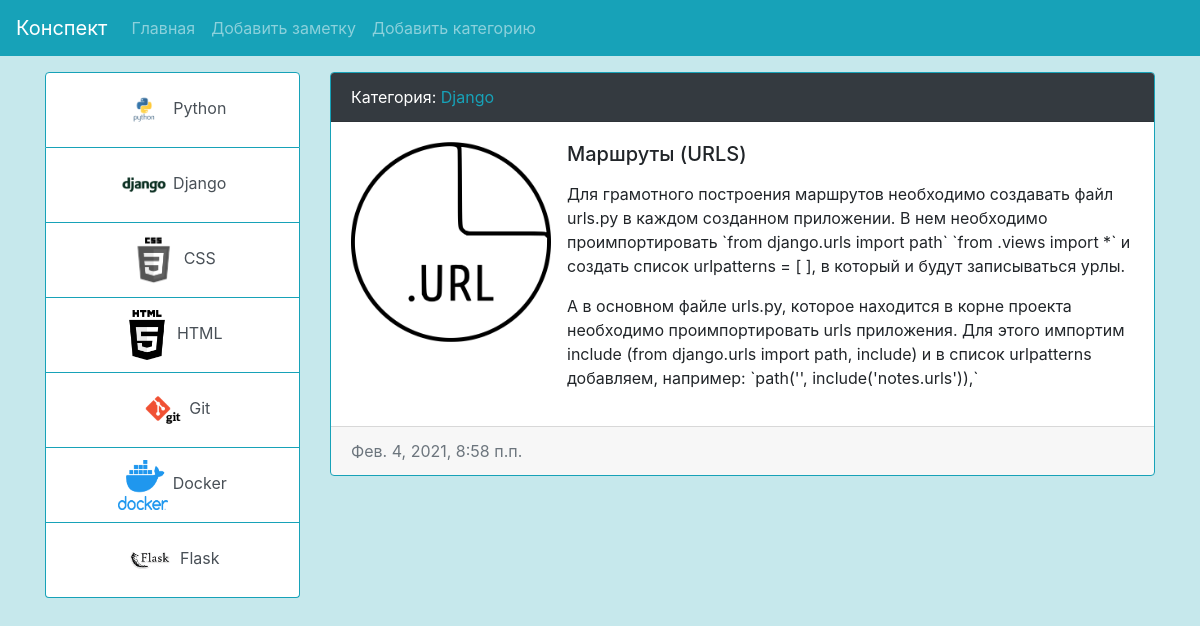
The app's page /note/2 with its own data.
### notes/models.py (models this page shows, shortened)
class CategoryModel(models.Model):
    title = models.CharField(max_length=150,
                             verbose_name='Категория',
                             db_index=True)
    photo = models.ImageField(upload_to='category_photos/%Y/%m/%d/',
                              verbose_name='Фото_категории',
                              blank=True)
    def get_absolute_url(self):
        return reverse('view_category', kwargs={'category_id': self.pk})
    def __str__(self):
        return self.title
    class Meta:
        verbose_name = 'Категория'
        verbose_name_plural = 'Категории'

class NoteModel(models.Model):
    note_title = models.CharField(max_length=150,
                                  db_index=True,
                                  verbose_name='Заголовок')
    note_content = models.TextField(blank=True,
                                    verbose_name='Контент')
    created_at = models.DateTimeField(auto_now_add=True,
                                      verbose_name='Дата создания')
    updated_at = models.DateTimeField(auto_now=True,
                                      verbose_name="Обновлено")
    note_photo = models.ImageField(upload_to='note_photos/%Y/%m/%d/',
                                   verbose_name="Фото_заметки",
                                   blank=True)
    is_published = models.BooleanField(default=True,
                                       verbose_name="Опубликовано")
    category = models.ForeignKey("CategoryModel",
                                 on_delete=models.PROTECT,
                                 verbose_name='Категория')
    class Meta:
        verbose_name = 'Заметка'
        verbose_name_plural = 'Заметки'
        ordering = ['-created_at', 'note_title']

### notes/views.py (the view)
# urls.py: path('note/<int:note_id>', view_note, name='view_note'),
def view_note(request, note_id):
    one_note = get_object_or_404(NoteModel, pk=note_id)
    context = {
        'one_note': one_note
    }
    return render(request,
                  template_name='notes/note.html',
                  context=context)

### notes/templatetags/notes_tags.py (called while the page is built)
@register.inclusion_tag('notes/list_categories.html')
def show_categories():
    categories = CategoryModel.objects.all()
    return {'categories': categories}

### notes/templates/notes/note.html (shortened to what this page needs)
{% extends 'base.html' %}
{% block sidebar %}
    {% include 'include_templates/_sidebar.html' %}
{% endblock %}
{% block content %}
    <div class="card mb-3 card border-info">
                    <div class="card-header text-white bg-dark">
                        Категория: <a href="{{ one_note.category.get_absolute_url }}" class="text-info">{{ one_note.category }}</a>
                    </div>
                    <div class="card-body">
                        <div class="media">
                            {% if one_note.note_photo %}
                                <img src="{{ one_note.note_photo.url }}" alt=""
                                     width="200" height="200" class="mr-3">
                            {% else %}
                                <img src="https://pbs.twimg.com/media/DotX76qX4AAPR6O.png"
                                     alt="" width="200" height="200"
                                     class="mr-3">
                            {% endif %}
                            <div class="media-body">
                                <h5 class="card-title">{{ one_note.note_title }}</h5>
                                <p class="card-text">{{ one_note.note_content|linebreaks }}</p>
                            </div>
                        </div>
                    </div>
                    <div class="card-footer text-muted">
                        {{ one_note.created_at }}
                    </div>
                </div>
{% endblock %}

### notes/templates/notes/list_categories.html
<div class="list-group">
    {% for item in categories %}
        <a href="{{ item.get_absolute_url }}"
           class="list-group-item list-group-item-action text-center  border-info">
            {% if item.photo %}
                <img src="{{ item.photo.url }}" alt="" width="50"
                     height="50">
            {% else %}
                <img src="https://pbs.twimg.com/media/DotX76qX4AAPR6O.png"
                     alt="" width="50" height="50"
                     class="mr-3">
            {% endif %}
            {{ item.title }}</a>
    {% endfor %}
</div>

### my_notes/static/css/style.css (style rules this page uses)
body { background-color: rgba(160, 217, 224, 0.6); }

### records on screen
CategoryModel: photo (picture), title "Python"
CategoryModel: photo (picture), title "Django"
CategoryModel: photo (picture), title "CSS"
CategoryModel: photo (picture), title "HTML"
CategoryModel: photo (picture), title "Git"
CategoryModel: photo (picture), title "Docker"
CategoryModel: photo (picture), title "Flask"
NoteModel: category "Django", note_photo (picture), note_title "Маршруты (URLS)", note_content "Для грамотного построения маршрутов необходимо создавать файл urls.py в каждом созданном приложении. В нем необходимо проимпортировать `from django.urls import path` `from .views import *` и создать список urlpatterns = [ ], в который и будут записываться урлы. А в основном файле urls.py, которое находится в корне проекта необходимо проимпортировать urls приложения. Для этого импортим include (from django.urls import path, include) и в список urlpatterns добавляем, например: `path('', include('notes.urls')),`", created_at "Фев. 4, 2021, 8:58 п.п."
